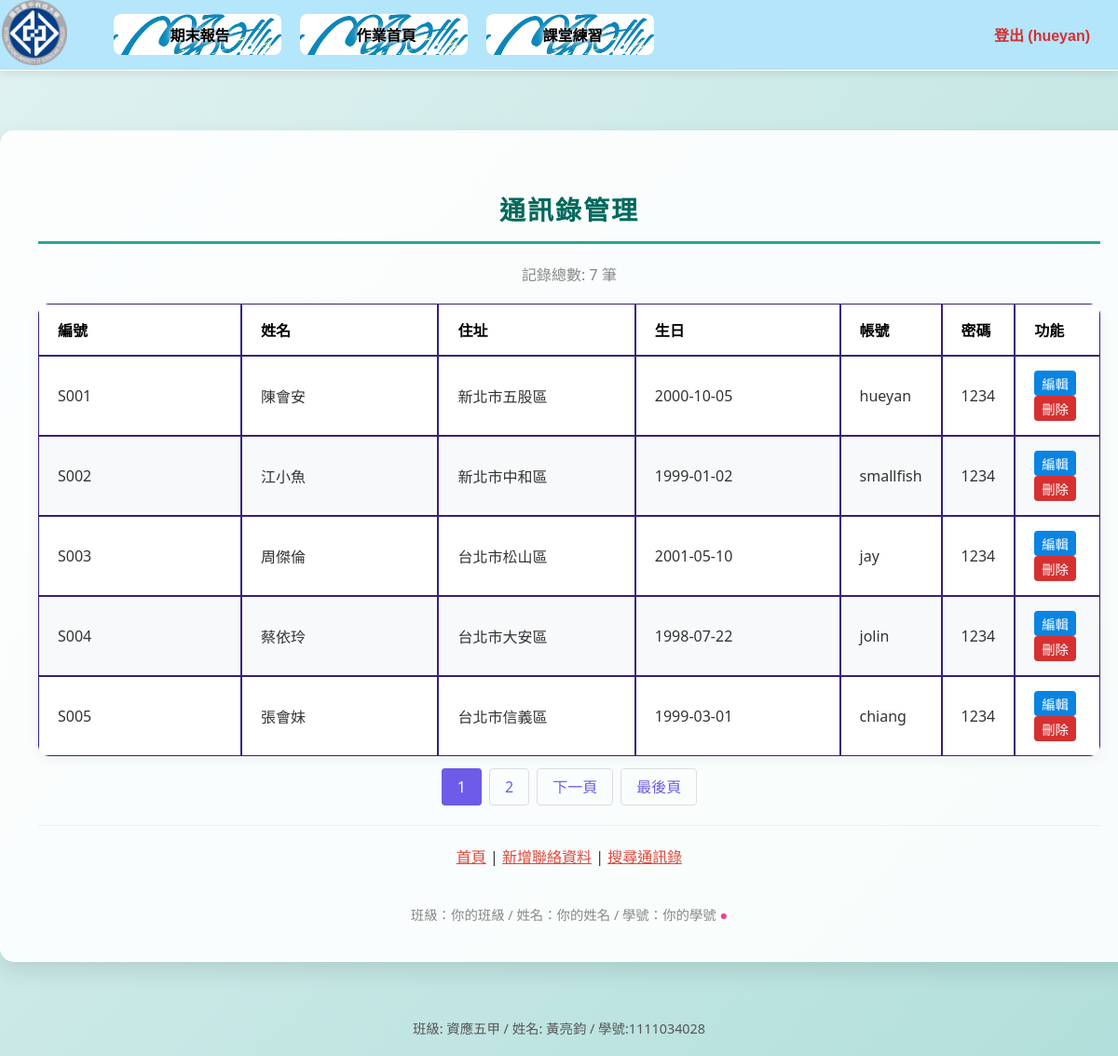
The page /hw/contacts.php (signed in) on the database its author committed.
### tables this page shows
CREATE TABLE `students` (
  `sno` char(4) NOT NULL COMMENT '學號',
  `name` varchar(10) NOT NULL COMMENT '姓名',
  `address` varchar(255) NOT NULL COMMENT '地址',
  `birthday` date NOT NULL COMMENT '生日',
  `username` char(10) NOT NULL COMMENT '帳號',
  `password` char(10) NOT NULL COMMENT '密碼',
  `role` varchar(10) NOT NULL DEFAULT 'user',
  `picture` varchar(255) DEFAULT NULL COMMENT '頭像路徑'
);

### hw/contacts.php (the view, shortened to what this page needs)
<?php
require_once("../DB/DB_open.php");
$limit = 5;
if (isset($_GET["page"])) { $page  = $_GET["page"]; } else { $page=1; };
$start_from = ($page-1) * $limit;
$sql_count = "SELECT COUNT(*) FROM students";
$rs_result = mysqli_query($link, $sql_count);
$row = mysqli_fetch_row($rs_result);
$total_records = $row[0];
$total_pages = ceil($total_records / $limit);
$sql = "SELECT * FROM students LIMIT $start_from, $limit";
$result = mysqli_query($link, $sql);
?>
<!DOCTYPE html>
<html lang="zh-TW">
<head>
    <link rel="stylesheet" href="css/navCSS.css">
    <link rel="stylesheet" href="css/indexCSS.css">
    <link rel="stylesheet" href="css/contacts.css">
</head>
<body>
    <div id="wrap">
        <header id="header" class="clearheader">
            <?php require "nav.php"; ?>
        </header>
        <main id="contents" class="wide-content">
            <h2>通訊錄管理</h2>
            <div style="margin-bottom: 20px; color: #888;">
                記錄總數: <?php echo $total_records; ?> 筆
            </div>
            <table>
                <thead>
                    <tr>
                        <th width="10%">編號</th>
                        <th width="15%">姓名</th>
                        <th width="25%">住址</th>
                        <th width="15%">生日</th>
                        <th width="12%">帳號</th>
                        <th width="10%">密碼</th>
                        <th width="13%">功能</th>
                    </tr>
                </thead>
                <tbody>
                <?php
                while ($row = mysqli_fetch_assoc($result)) {
                ?>
                    <tr>
                        <td><?php echo htmlspecialchars($row['sno']); ?></td>
                        <td><?php echo htmlspecialchars($row['name']); ?></td>
                        <td><?php echo htmlspecialchars($row['address']); ?></td>
                        <td><?php echo htmlspecialchars($row['birthday']); ?></td>
                        <td><?php echo htmlspecialchars($row['username']); ?></td>
                        <td><?php echo htmlspecialchars($row['password']); ?></td>
                        <td>
                            <a href="edit.php?action=edit&id=<?php echo $row['sno']; ?>" class="action-link edit-btn">編輯</a>
                            <a href="edit.php?action=delete&id=<?php echo $row['sno']; ?>" class="action-link del-btn" onclick="return confirm('確定要刪除嗎？');">刪除</a>
                        </td>
                    </tr>
                <?php
                }
                ?>
                </tbody>
            </table>
            <div class="pagination">
                <?php
                for ($i=1; $i<=$total_pages; $i++) {
                    $active = ($i == $page) ? "active" : "";
                    echo "<a href='contacts.php?page=".$i."' class='".$active."'>".$i."</a>";
                }
                if($page < $total_pages){
                    echo "<a href='contacts.php?page=".($page+1)."'>下一頁</a>";
                    echo "<a href='contacts.php?page=".$total_pages."'>最後頁</a>";
                }
                ?>
            </div>
            <div class="footer-links" style="margin-top: 30px; border-top: 1px solid #eee; padding-top: 20px;">
                <a href="index.php">首頁</a> |
                <a href="add.php">新增聯絡資料</a> |
                <a href="search.php">搜尋通訊錄</a>
            </div>
            <div style="margin-top: 40px; font-size: 0.9em; color: #888;">
                班級：你的班級 / 姓名：你的姓名 / 學號：你的學號 <span style="color: #e84393;">●</span>
            </div>
        </main>
        <footer id="footer">
        </footer>
    </div>
</body>
</html>

### hw/css/navCss.css (style rules this page uses)
a { color: #df4839; }

### hw/css/indexCss.css (style rules this page uses)
body { background: linear-gradient(135deg, #e0f2f1 0%, #b2dfdb 100%); background-attachment: fixed; margin: 0; padding: 0; padding-top: 100px; font-family: 'Segoe UI', Tahoma, Geneva, Verdana, sans-serif; color: #333; }
#header { position: fixed; left: 0; top: 0; background-color: rgba(179, 229, 252, 0.95); width: 100%; box-shadow: 0 2px 10px rgba(0, 0, 0, 0.1); border-bottom: 1px solid white; z-index: 50; backdrop-filter: blur(5px); }
.clearheader::after { content: ""; display: block; clear: both; }
#contents { width: 798px; margin: 40px auto; padding: 40px 80px; background-color: rgba(255, 255, 255, 0.9); border-radius: 15px; box-shadow: 0 10px 25px rgba(0, 0, 0, 0.1); text-align: center; border: 1px solid rgba(255, 255, 255, 0.5); }
h2 { color: #00695c; font-size: 28px; margin-bottom: 20px; text-transform: uppercase; letter-spacing: 2px; display: block; width: 100%; border-bottom: 3px solid #26a69a; padding-bottom: 15px; }
#footer { text-align: center; clear: both; padding: 20px; color: #555; font-size: 0.9em; }
.container, #contents, #photo-contents, .card { background-color: rgba(255, 255, 255, 0.9); border-radius: 15px; box-shadow: 0 10px 25px rgba(0, 0, 0, 0.1); border: 1px solid rgba(255, 255, 255, 0.5); margin: 40px auto; padding: 40px; max-width: 800px; }
#contents.wide-content { width: 95%; max-width: 1200px; }

### hw/css/contacts.css (style rules this page uses)
:root { --primary-purple: #6c5ce7; --text-main: #333333; --accent-red: #d63031; --primary-blue: #0984e3; --font-stack: 'Microsoft JhengHei', sans-serif; --bg-light: #f8f9fa; }
table { width: 100%; max-width: 1200px; margin: 0 auto; border-collapse: separate; border-spacing: 0; border-radius: 12px; overflow: hidden; box-shadow: 0 4px 15px rgba(0,0,0,0.05); background: white; }
th, td { padding: 15px 20px; text-align: left; border: 1px solid #382078; }
th { background: transparent; color: #000; width: 25%; font-weight: 600; }
td { color: var(--text-main); background: #ffffff; }
tr:nth-child(even) td { background: #f8f9fa; }
.pagination { margin-top: 20px; text-align: center; }
.pagination a { color: #6c5ce7; padding: 8px 16px; text-decoration: none; border: 1px solid #ddd; margin: 0 4px; border-radius: 4px; }
.pagination a.active { background-color: #6c5ce7; color: white; border: 1px solid #6c5ce7; }
.action-link { text-decoration: none; padding: 3px 8px; border-radius: 4px; font-size: 0.9em; white-space: nowrap; display: inline-block; }
.edit-btn { background: #0984e3; color: white; margin-right: 5px; }
.del-btn { background: #d63031; color: white; }

### rows shown on the page
students: sno "S001", name "陳會安", address "新北市五股區", birthday "2000-10-05", username "hueyan", password "1234"
students: sno "S002", name "江小魚", address "新北市中和區", birthday "1999-01-02", username "smallfish", password "1234"
students: sno "S003", name "周傑倫", address "台北市松山區", birthday "2001-05-10", username "jay", password "1234"
students: sno "S004", name "蔡依玲", address "台北市大安區", birthday "1998-07-22", username "jolin", password "1234"
students: sno "S005", name "張會妹", address "台北市信義區", birthday "1999-03-01", username "chiang", password "1234"

### other values the page prints
$_SESSION["username"] "hueyan"
$total_records "7"
